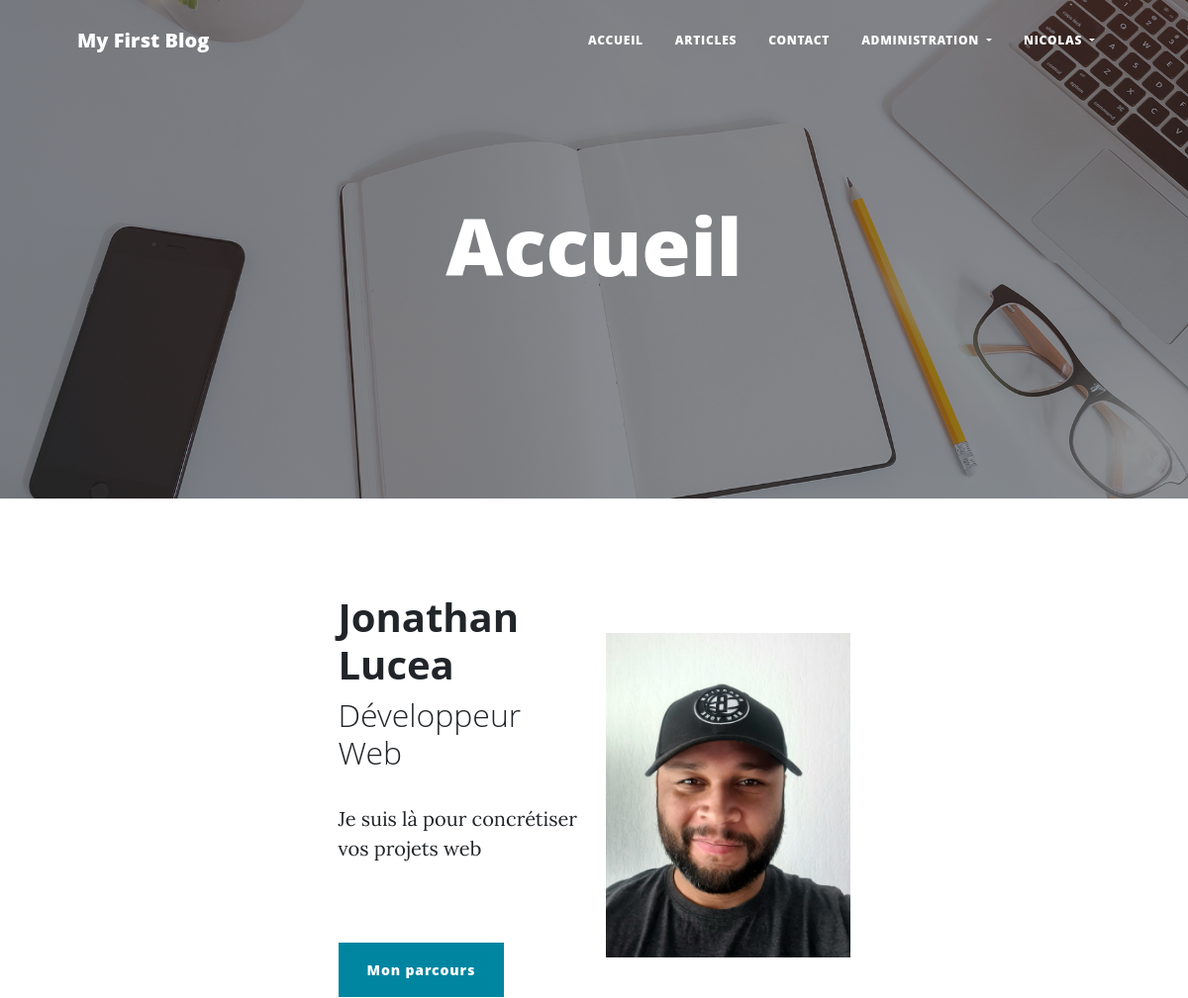
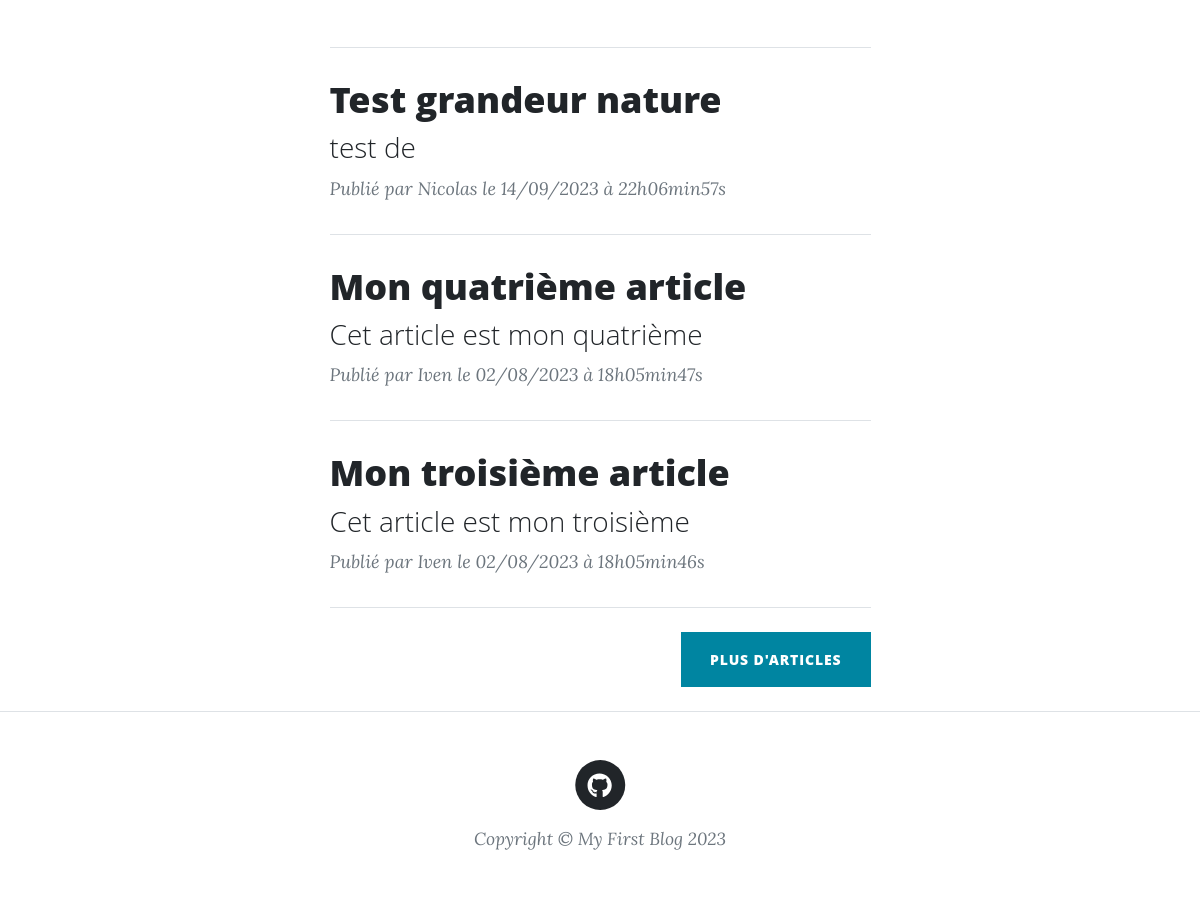
/ (signed in), run on the app's committed database (2 pictures, top to bottom).
### tables this page shows
CREATE TABLE `p5_post` (
  `id` int(11) NOT NULL,
  `title` varchar(50) NOT NULL,
  `chapo` varchar(255) NOT NULL,
  `content` text NOT NULL,
  `image` varchar(500) NOT NULL DEFAULT 'src/public/assets/img/post-bg.jpg',
  `created_at` datetime NOT NULL,
  `updated_at` datetime NOT NULL,
  `category_id` int(11) NOT NULL,
  `user_id` int(11) NOT NULL
);

CREATE TABLE `p5_user` (
  `id` int(11) NOT NULL,
  `last_name` varchar(50) NOT NULL,
  `first_name` varchar(50) NOT NULL,
  `login` varchar(50) NOT NULL,
  `password` varchar(100) NOT NULL,
  `mail` varchar(50) NOT NULL,
  `role` tinyint(1) NOT NULL,
  `avatar` varchar(500) NOT NULL,
  `created_at` datetime NOT NULL,
  `updated_at` datetime NOT NULL
);

### src/controllers/homepage.php (called while the page is built, shortened)
<?php
class Homepage
{
    public function execute(): void
    {
        $postRepository = new PostRepository();
        $postRepository->connection = new DatabaseConnection();
        $posts = $postRepository->getHomepagePosts();
        require 'templates/homepage.php';
    }
}

### src/lib/database.php (called while the page is built, shortened)
<?php
class DatabaseConnection
{
    public ?PDO $database = null;
    public function getConnection(): PDO
    {
        if ($this->database === null) {
            $this->database = new PDO('mysql:host=localhost;
            dbname=jluceazoc;charset=utf8', 'root', '');
        }
        return $this->database;
    }
}

### src/repository/postRepository.php (called while the page is built, shortened)
<?php
require_once 'src/model/post.php';
class PostRepository
{
    public DatabaseConnection $connection;
    public function getHomepagePosts(): array
    {
        $statement = $this->connection->getConnection()->query(
            "SELECT p.id, p.title, p.chapo, p.content, p.image,
        DATE_FORMAT(p.created_at, '%d/%m/%Y à %Hh%imin%ss') AS french_creation_date,
        DATE_FORMAT(p.updated_at, '%d/%m/%Y à %Hh%imin%ss') AS french_update_date,
        p.category_id, u.first_name AS author FROM p5_post p JOIN p5_user u
        ON p.user_id = u.id ORDER BY p.created_at DESC LIMIT 0, 3"
        );
        $posts = [];
        while (($row = $statement->fetch())) {
            $post = new Post(
                $row['id'],
                $row['title'],
                $row['chapo'],
                $row['content'],
                $row['image'],
                $row['french_creation_date'],
                $row['french_update_date'],
                $row['category_id'],
                $row['author']
            );
            $posts[] = $post;
        }
        return $posts;
    }
}

### src/model/post.php (called while the page is built, shortened)
<?php
class Post
{
    public function __construct(
        int $id,
        string $title,
        string $chapo,
        string $content,
        string $image,
        string $frenchCreationDate,
        string $frenchUpdateDate,
        string $category,
        string $author
    ) {
        $this->id = $id;
        $this->title = $title;
        $this->chapo = $chapo;
        $this->frenchCreationDate = $frenchCreationDate;
        $this->author = $author;
    }
}

### templates/homepage.php (the view, shortened to what this page needs)
<?php $title = "Accueil"; ?>
<header class="masthead"
        style="background-image: url('src/public/assets/img/home-bg.jpg')">
    <div class="container position-relative px-4 px-lg-5">
        <div class="row gx-4 gx-lg-5 justify-content-center">
            <div class="col-md-10 col-lg-8 col-xl-7">
                <div class="site-heading">
                    <h1><?= $title ?></h1>
                </div>
            </div>
        </div>
    </div>
</header>
<main class="container px-4 px-lg-5">
    <div class="row gx-4 gx-lg-5 justify-content-center">
        <div class="col-md-10 col-lg-8 col-xl-7">
            <div class="container px-4">
                <section class="my-5">
                    <div class="container">
                        <div class="row gy-4 align-items-center">
                            <div class="col-12 col-md-6">
                                <h1 class="fw-bold">Jonathan Lucea</h1>
                                <h2 class="fw-light">Développeur Web</h2>
                                <p>Je suis là pour concrétiser vos projets web</p>
                                <a href="src/public/assets/img/cv.pdf"
                                   target="_blank"
                                   class="btn btn-primary mt-5">
                                    Mon parcours
                                </a>
                            </div>
                            <div class="col-12 col-md-6">
                                <img src="src/public/assets/img/photo.jpg"
                                     alt="Photo de Jonathan Lucea"
                                     width="100%">
                            </div>
                        </div>
                    </div>
                </section>
                <hr class="my-4" />
                <?php
                foreach ($posts as $post) {
                    ?>
                    <div class="post-preview">
                        <a href="index.php?action=post&id=<?= urlencode($post->id) ?>">
                            <h2 class="post-title"><?= $post->title ?></h2>
                            <h3 class="post-subtitle"><?= $post->chapo ?></h3>
                        </a>
                        <p class="post-meta">
                            Publié par
                            <em><?= $post->author ?></em>
                            <em>le <?= $post->frenchCreationDate ?></em>
                        </p>
                    </div>
                    <hr class="my-4" />
                    <?php
                }
                ?>
                <div class="d-flex justify-content-end mb-4">
                    <a class="btn btn-primary text-uppercase"
                       href="index.php?action=postList">
                        Plus d'articles
                    </a>
                </div>
            </div>
        </div>
    </div>
</main>
<?php require 'layout.php'; ?>

### data on the page
p5_post: title "Test grandeur nature", chapo "test de", user.first_name "Nicolas", frenchCreationDate "14/09/2023 à 22h06min57s"
p5_post: title "Mon quatrième article", chapo "Cet article est mon quatrième", user.first_name "Iven", frenchCreationDate "02/08/2023 à 18h05min47s"
p5_post: title "Mon troisième article", chapo "Cet article est mon troisième", user.first_name "Iven", frenchCreationDate "02/08/2023 à 18h05min46s"

### other printed values
$_SESSION['firstName'] "NICOLAS"
$title "Accueil"
